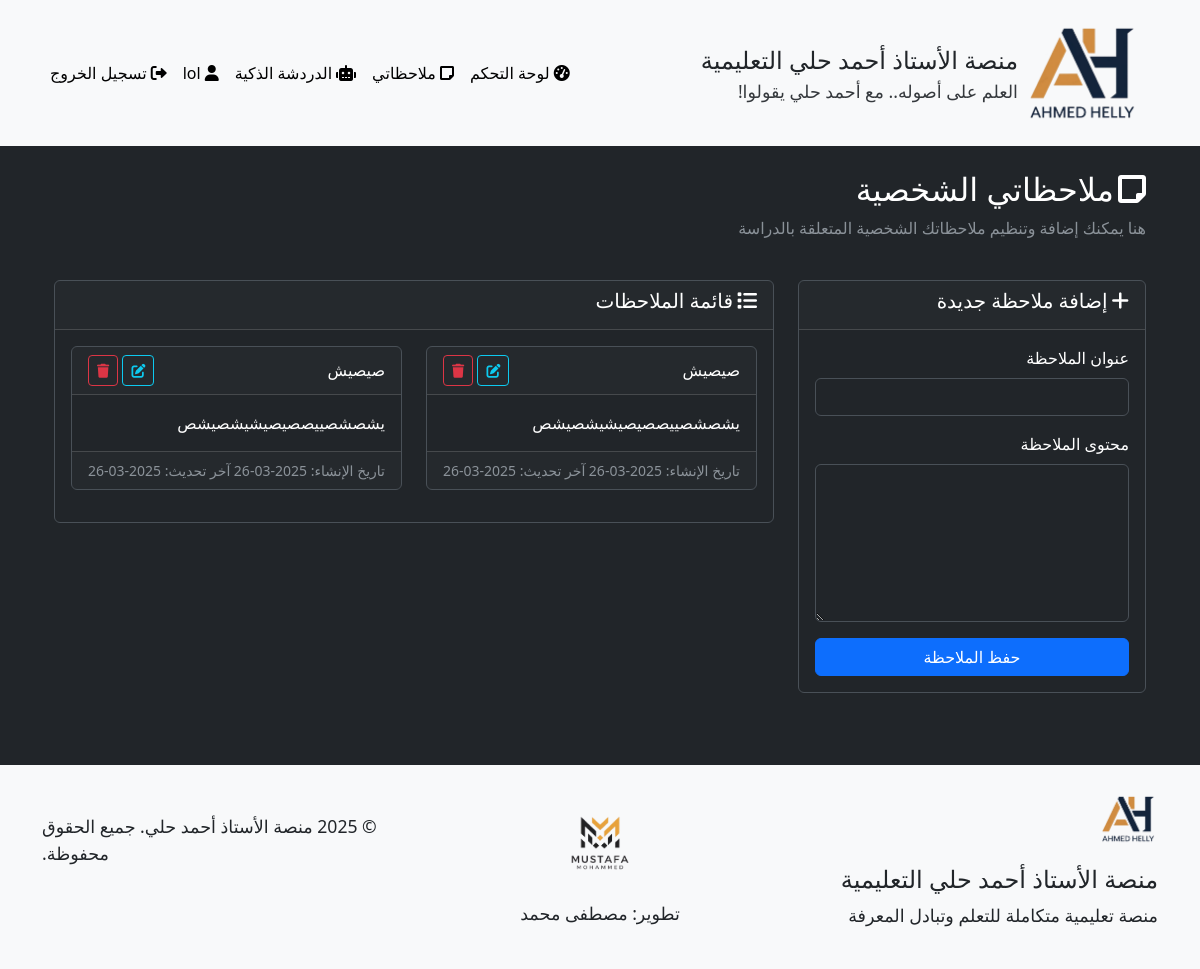
/student/notes (signed in), run on an earlier commit of the app's database.
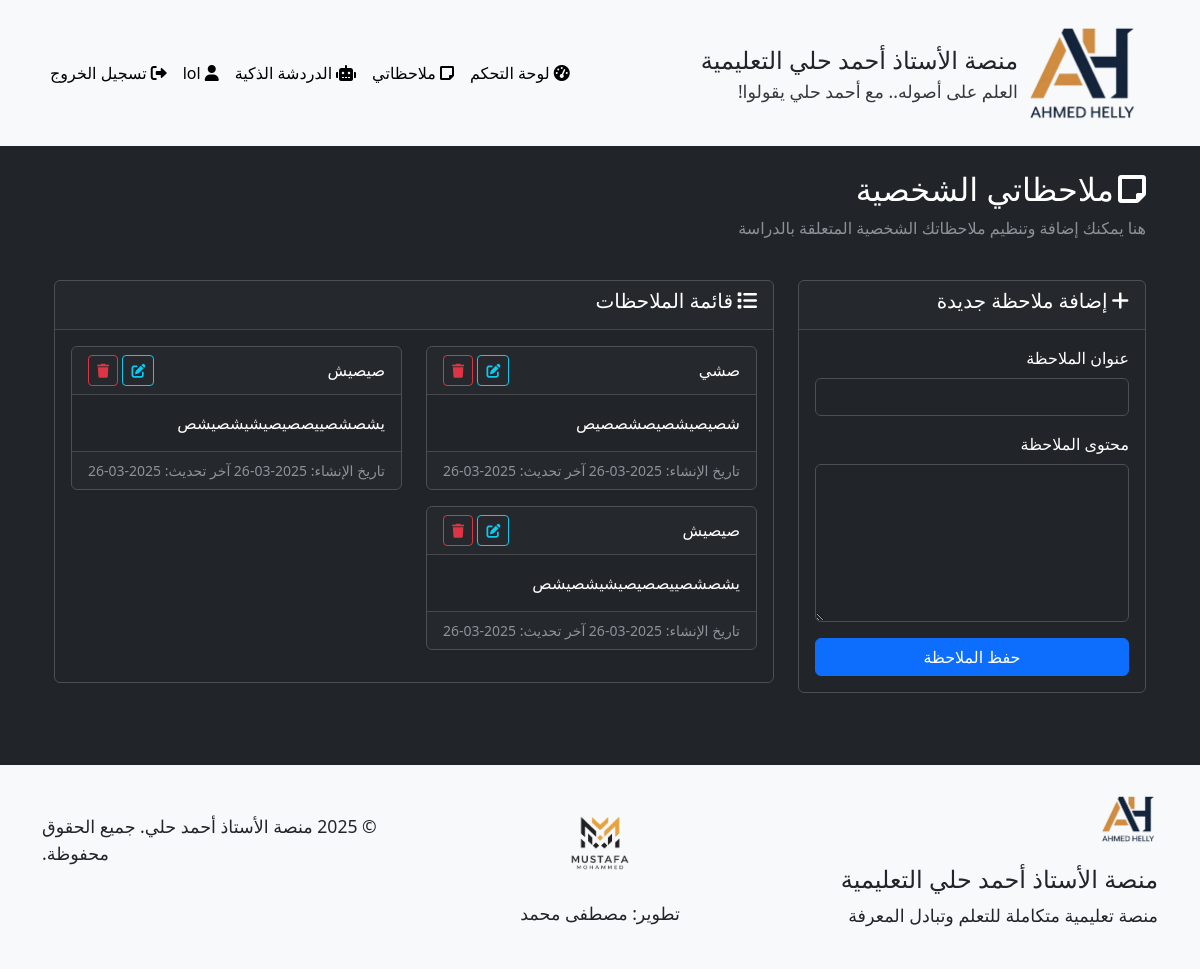
And on a later commit of the database.
### models.py (models this page shows, shortened)
class StudentNote(db.Model):
    __tablename__ = 'student_notes'
    id = db.Column(db.Integer, primary_key=True)
    user_id = db.Column(db.Integer, db.ForeignKey('users.id'), nullable=False)
    title = db.Column(db.String(100), nullable=False)
    content = db.Column(db.Text, nullable=False)
    created_at = db.Column(db.DateTime, default=datetime.utcnow)
    updated_at = db.Column(db.DateTime, default=datetime.utcnow, onupdate=datetime.utcnow)
    user = db.relationship('User', backref=db.backref('notes', lazy='dynamic'))

### routes.py (the view)
@student_bp.route('/notes', methods=['GET'])
@login_required
def view_notes():
    notes = StudentNote.query.filter_by(user_id=current_user.id).order_by(StudentNote.updated_at.desc()).all()
    form = StudentNoteForm()
    return render_template('student/notes.html', notes=notes, form=form)

### forms.py
class StudentNoteForm(FlaskForm):
    title = StringField('عنوان الملاحظة', validators=[DataRequired(), Length(min=3, max=100)])
    content = TextAreaField('محتوى الملاحظة', validators=[DataRequired(), Length(min=10, max=2000)])
    submit = SubmitField('حفظ الملاحظة')

### app.py (called while the page is built)
    @login_manager.user_loader
    def load_user(user_id):
        return User.query.get(int(user_id))

### templates/student/notes.html (shortened to what the changed rows need)
{% extends 'base.html' %}
{% block content %}
<div class="container mt-4">
    <div class="row mb-4">
        <div class="col">
            <h2><i class="fas fa-sticky-note me-2"></i>ملاحظاتي الشخصية</h2>
        </div>
    </div>
    <div class="row">
        <div class="col-lg-8">
            <div class="card bg-dark">
                <div class="card-body">
                    {% if notes %}
                        <div class="row">
                            {% for note in notes %}
                                <div class="col-md-6 mb-3">
                                    <div class="card bg-dark h-100">
                                        <div class="card-header d-flex justify-content-between align-items-center">
                                            <h6 class="mb-0">{{ note.title }}</h6>
                                            <div>
                                                <a href="{{ url_for('student.edit_note', note_id=note.id) }}" class="btn btn-sm btn-outline-info">
                                                    <i class="fas fa-edit"></i>
                                                </a>
                                                <form method="POST" action="{{ url_for('student.delete_note', note_id=note.id) }}" class="d-inline">
                                                    <button type="submit" class="btn btn-sm btn-outline-danger" onclick="return confirm('هل أنت متأكد من حذف هذه الملاحظة؟')">
                                                        <i class="fas fa-trash"></i>
                                                    </button>
                                                </form>
                                            </div>
                                        </div>
                                        <div class="card-body">
                                            <p class="card-text">{{ note.content | truncate(150) }}</p>
                                        </div>
                                        <div class="card-footer text-muted small">
                                            <div class="d-flex justify-content-between">
                                                <span>تاريخ الإنشاء: {{ note.created_at.strftime('%Y-%m-%d') }}</span>
                                                <span>آخر تحديث: {{ note.updated_at.strftime('%Y-%m-%d') }}</span>
                                            </div>
                                        </div>
                                    </div>
                                </div>
                            {% endfor %}
                        </div>
                    {% else %}
                        <div class="alert alert-info">
                            <i class="fas fa-info-circle me-2"></i>لا توجد ملاحظات حتى الآن. أضف ملاحظتك الأولى الآن!
                        </div>
                    {% endif %}
                </div>
            </div>
        </div>
    </div>
</div>
{% endblock %}

What changed in the data, as far as the page shows it:
added StudentNote: title "صشي", content "شصيصيشصيصشصصيص", created_at "2025-03-26", updated_at "2025-03-26"
